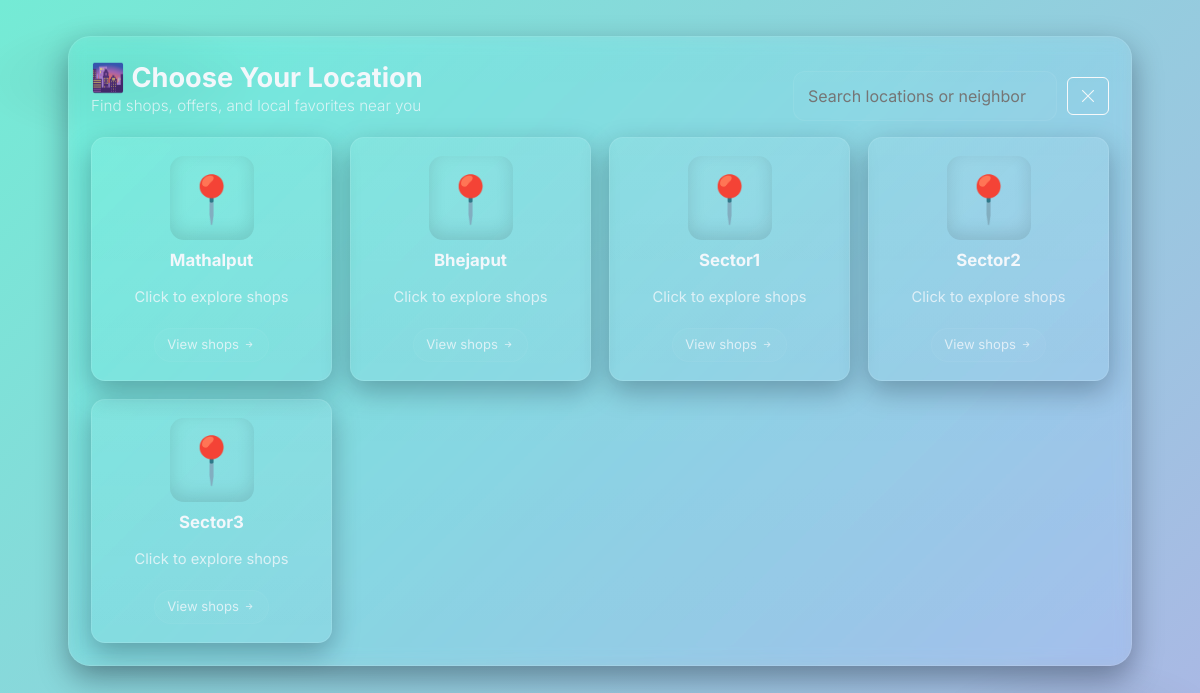
The page / on the database its author committed.
### tables this page shows
CREATE TABLE locations (
                    id INTEGER PRIMARY KEY AUTOINCREMENT,
                    name TEXT NOT NULL);

### app.py (the view)
@app.route("/")
def index():
    conn = sqlite3.connect(DB_NAME)
    c = conn.cursor()
    c.execute("SELECT * FROM locations")
    locations = c.fetchall()
    conn.close()
    return render_template("locations.html", locations=locations)

### templates/locations.html (shortened to what this page needs)
<!DOCTYPE html>
<html lang="en">
<head>
  <link href="https://cdn.jsdelivr.net/npm/bootstrap@5.3.0/dist/css/bootstrap.min.css" rel="stylesheet">
  <link href="https://cdn.jsdelivr.net/npm/bootstrap-icons@1.10.5/font/bootstrap-icons.css" rel="stylesheet">
</head>
<body>
  <div class="particles" aria-hidden="true">
    <div class="particle" style="left:8%; top:12%; animation-duration:9s; width:8px; height:8px;"></div>
    <div class="particle" style="left:28%; top:72%; animation-duration:11s; width:12px; height:12px;"></div>
    <div class="particle" style="left:62%; top:22%; animation-duration:10s; width:10px; height:10px;"></div>
    <div class="particle" style="left:82%; top:58%; animation-duration:12s; width:9px; height:9px;"></div>
  </div>
  <main class="container">
    <div class="panel" role="region" aria-label="Choose location panel">
      <div class="header-row">
        <div>
          <h1 class="page-title">🌆 Choose Your Location</h1>
          <p class="lead">Find shops, offers, and local favorites near you</p>
        </div>
        <div style="min-width:260px;">
          <div class="search-wrap">
            <div class="search-input w-100" role="search" aria-label="Search locations">
              <input id="locationSearch" type="search" placeholder="Search locations or neighborhoods" aria-label="Search locations" />
            </div>
            <button id="clearSearch" class="btn btn-outline-light" title="Clear search" aria-label="Clear search">
              <i class="bi bi-x-lg"></i>
            </button>
          </div>
        </div>
      </div>
      <div id="locationsGrid" class="locations-grid mt-3" aria-live="polite">
        {% for loc in locations %}
        <a href="{{ url_for('location', loc_id=loc[0]) }}"
           class="location-card fade-in"
           data-name="{{ loc[1]|lower }}"
           data-id="{{ loc[0] }}"
           data-title="{{ loc[1]|e }}"
           role="button"
           aria-label="Open {{ loc[1] }} shops"
           tabindex="0">
          <div class="location-icon" aria-hidden="true">📍</div>
          <h3 class="location-title">{{ loc[1] }}</h3>
          <div class="location-sub">Click to explore shops</div>
          <div class="badge-cta">View shops <i class="bi bi-arrow-right-short"></i></div>
        </a>
        {% endfor %}
      </div>
    </div>
  </main>
</body>
</html>

### templates/locations.html (style rules this page uses)
:root { --accent-1: #74ebd5; --accent-2: #ACB6E5; --card-glass: linear-gradient(180deg, rgba(255,255,255,0.06), rgba(255,255,255,0.03)); --card-border: rgba(255,255,255,0.10); --text-strong: #f3f7fb; --muted: rgba(243,247,251,0.78); --radius: 16px; --shadow: 0 12px 30px rgba(2,6,23,0.36); }
html,body { height:100%; margin:0; font-family: 'Inter', system-ui, -apple-system, "Segoe UI", Roboto, "Helvetica Neue", Arial; background: linear-gradient(135deg, var(--accent-1) 0%, var(--accent-2) 100%); color:var(--text-strong); -webkit-font-smoothing:antialiased; -moz-osx-font-smoothing:grayscale; }
body::before { content:""; position:fixed; inset:0; pointer-events:none; background: radial-gradient(60% 40% at 10% 10%, rgba(0,0,0,0.06), transparent 20%), radial-gradient(60% 40% at 90% 90%, rgba(0,0,0,0.06), transparent 20%); mix-blend-mode:multiply; }
main.container { padding:36px 18px; max-width:1100px; }
.panel { background: var(--card-glass); border-radius: calc(var(--radius) + 6px); padding:22px; box-shadow: var(--shadow); border: 1px solid var(--card-border); backdrop-filter: blur(8px) saturate(120%); }
.header-row { display:flex; gap:16px; align-items:center; justify-content:space-between; flex-wrap:wrap; }
h1.page-title { font-weight:700; margin:0; font-size:1.7rem; display:flex; gap:12px; align-items:center; color:var(--text-strong); }
p.lead { margin:0; color:var(--muted); font-size:0.95rem; }
.search-wrap { display:flex; gap:10px; align-items:center; margin-top:12px; }
.search-input input { width:100%; padding:12px 14px; border-radius:12px; border:1px solid rgba(255,255,255,0.06); background: rgba(255,255,255,0.02); color:var(--text-strong); outline:none; transition: box-shadow .25s ease, transform .25s ease; }
.locations-grid { margin-top:20px; display:grid; grid-template-columns: repeat(auto-fit, minmax(220px, 1fr)); gap:18px; }
.location-card { background: var(--card-glass); border-radius:14px; padding:18px; text-align:center; color:var(--text-strong); box-shadow: 0 10px 28px rgba(2,6,23,0.28); border:1px solid var(--card-border); transition: transform 320ms cubic-bezier(.2,.9,.3,1), box-shadow 320ms, border-color 320ms; cursor:pointer; display:flex; flex-direction:column; gap:10px; min-height:160px; justify-content:center; text-decoration:none; }
.location-icon { font-size:46px; width:84px; height:84px; margin:0 auto; display:grid; place-items:center; border-radius:14px; background: linear-gradient(135deg, rgba(255,255,255,0.03), rgba(255,255,255,0.01)); box-shadow: inset 0 -6px 18px rgba(0,0,0,0.12); }
.location-title { font-weight:700; font-size:1.05rem; margin:0; }
.location-sub { color:var(--muted); font-size:0.92rem; margin-top:6px; }
.badge-cta { margin-top:10px; align-self:center; font-size:0.82rem; padding:6px 12px; border-radius:999px; background: rgba(255,255,255,0.02); color:var(--muted); border:1px solid rgba(255,255,255,0.03); }
.particles { position:absolute; inset:0; pointer-events:none; overflow:hidden; z-index:0; }
.particle { position:absolute; width:10px; height:10px; border-radius:50%; background: rgba(255,255,255,0.06); filter: blur(6px); animation: float 8s linear infinite; }
.fade-in { opacity:0; transform: translateY(8px); animation: enter 520ms cubic-bezier(.2,.9,.3,1) forwards; }

### rows shown on the page
locations: name "Mathalput"
locations: name "Bhejaput"
locations: name "Sector1"
locations: name "Sector2"
locations: name "Sector3"
